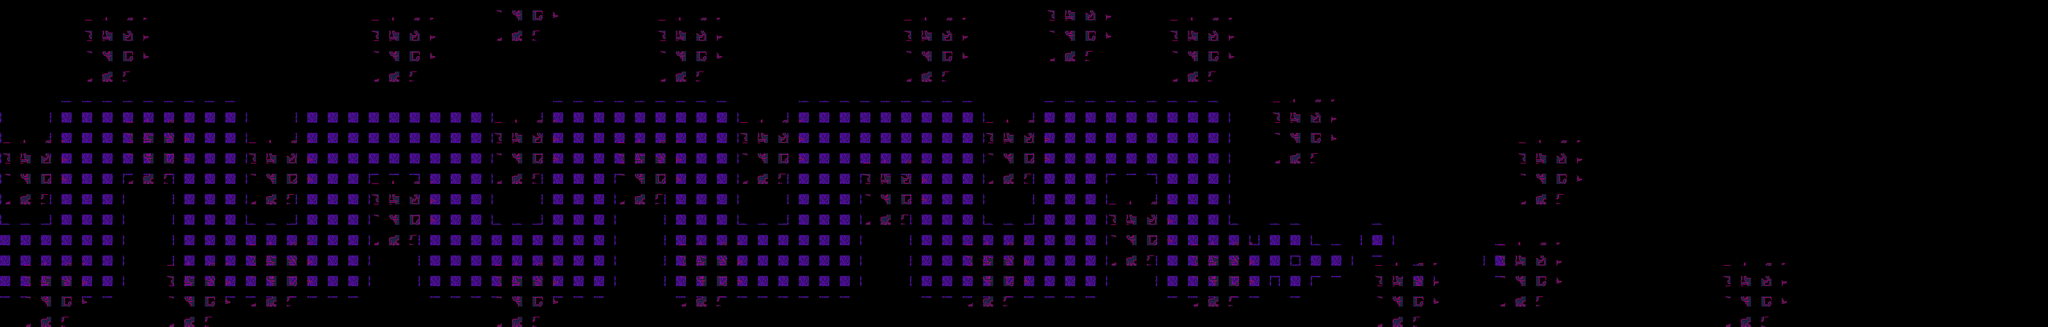

The image is a tile-based game level rendered from a .tmx file. Its description and source (layers, tilesets, objects; grid data summarised) follow:
An orthogonal 100x16 tile map with 40x40 px tiles, 3 tile layers (Tile Layer 1, Tile Layer 3, Tile Layer 2) and 49 objects (npc, script, spawn, proceed).

<map version="1.11" tiledversion="1.11.2" orientation="orthogonal" renderorder="right-down" width="100" height="16" tilewidth="40" tileheight="40" infinite="0" nextlayerid="12" nextobjectid="60">
 <editorsettings>
  <export target="data.lua" format="lua" />
 </editorsettings>
 <tileset firstgid="1" source="../../../../tilesets/field.tsx" />
 <layer id="1" name="Tile Layer 1" width="100" height="16">
  <data>[1600 cells, 616 non-empty, 11 distinct tile ids]</data>
 </layer>
 <layer id="11" name="Tile Layer 3" width="100" height="16">
  <data>[1600 cells, 262 non-empty, 21 distinct tile ids]</data>
 </layer>
 <objectgroup color="#0000ff" id="2" name="collision">
  <object id="2" x="0" y="560" width="240" height="40" />
  <object id="3" x="0" y="400" width="120" height="40" />
  <object id="5" x="80" y="200" width="40" height="200" />
  <object id="6" x="120" y="160" width="360" height="40" />
  <object id="7" x="480" y="200" width="40" height="200" />
  <object id="8" x="560" y="200" width="40" height="200" />
  <object id="9" x="480" y="400" width="120" height="40" />
  <object id="10" x="240" y="320" width="120" height="40" />
  <object id="11" x="240" y="360" width="40" height="200" />
  <object id="12" x="320" y="360" width="40" height="200" />
  <object id="13" x="360" y="560" width="360" height="40" />
  <object id="15" x="720" y="360" width="40" height="200" />
  <object id="16" x="800" y="360" width="40" height="200" />
  <object id="17" x="720" y="320" width="120" height="40" />
  <object id="18" x="600" y="160" width="360" height="40" />
  <object id="19" x="960" y="200" width="40" height="200" />
  <object id="20" x="1040" y="200" width="40" height="200" />
  <object id="21" x="960" y="400" width="120" height="40" />
  <object id="22" x="840" y="560" width="360" height="40" />
  <object id="23" x="1080" y="160" width="360" height="40" />
  <object id="24" x="1200" y="320" width="120" height="40" />
  <object id="25" x="1200" y="360" width="40" height="200" />
  <object id="26" x="1280" y="360" width="40" height="200" />
  <object id="27" x="1440" y="200" width="40" height="200" />
  <object id="28" x="1520" y="200" width="40" height="200" />
  <object id="29" x="1440" y="400" width="120" height="40" />
  <object id="30" x="1320" y="560" width="360" height="40" />
  <object id="31" x="1680" y="360" width="40" height="200" />
  <object id="32" x="1760" y="360" width="40" height="200" />
  <object id="33" x="1680" y="320" width="120" height="40" />
  <object id="34" x="1800" y="560" width="360" height="40" />
  <object id="36" x="2160" y="360" width="40" height="200" />
  <object id="37" x="2240" y="360" width="40" height="200" />
  <object id="38" x="2160" y="320" width="120" height="40" />
  <object id="42" x="2280" y="560" width="1440" height="40" />
  <object id="45" x="2400" y="400" width="1200" height="40" />
  <object id="48" x="2400" y="200" width="40" height="200" />
  <object id="49" x="2040" y="160" width="360" height="40" />
  <object id="50" x="2000" y="200" width="40" height="200" />
  <object id="51" x="1920" y="200" width="40" height="200" />
  <object id="52" x="1920" y="400" width="120" height="40" />
  <object id="53" x="1560" y="160" width="360" height="40" />
  <object id="54" x="3560" y="40" width="40" height="360" />
  <object id="55" x="3600" y="0" width="120" height="40" />
  <object id="56" x="3720" y="40" width="40" height="520" />
 </objectgroup>
 <objectgroup color="#ff0000" id="3" name="paths" />
 <objectgroup color="#ff00ff" id="4" name="objects">
  <object id="57" name="npc" x="3660" y="220">
   <properties>
    <property name="actor" value="weird_noelle" />
   </properties>
   <point />
  </object>
  <object id="58" name="script" x="3600" y="240" width="120" height="40">
   <properties>
    <property name="cutscene" value="nightmare.weird_noelle" />
    <property name="once" type="bool" value="false" />
   </properties>
  </object>
 </objectgroup>
 <objectgroup color="#00c000" id="5" name="controllers" />
 <objectgroup color="#7f00ff" id="6" name="markers">
  <object id="1" name="spawn" x="2100" y="510">
   <point />
  </object>
  <object id="59" name="proceed" x="60" y="500">
   <point />
  </object>
 </objectgroup>
 <objectgroup color="#00ff00" id="7" name="battleareas" />
 <layer id="10" name="Tile Layer 2" width="100" height="16">
  <data>[1600 cells, 295 non-empty, 20 distinct tile ids]</data>
 </layer>
</map>